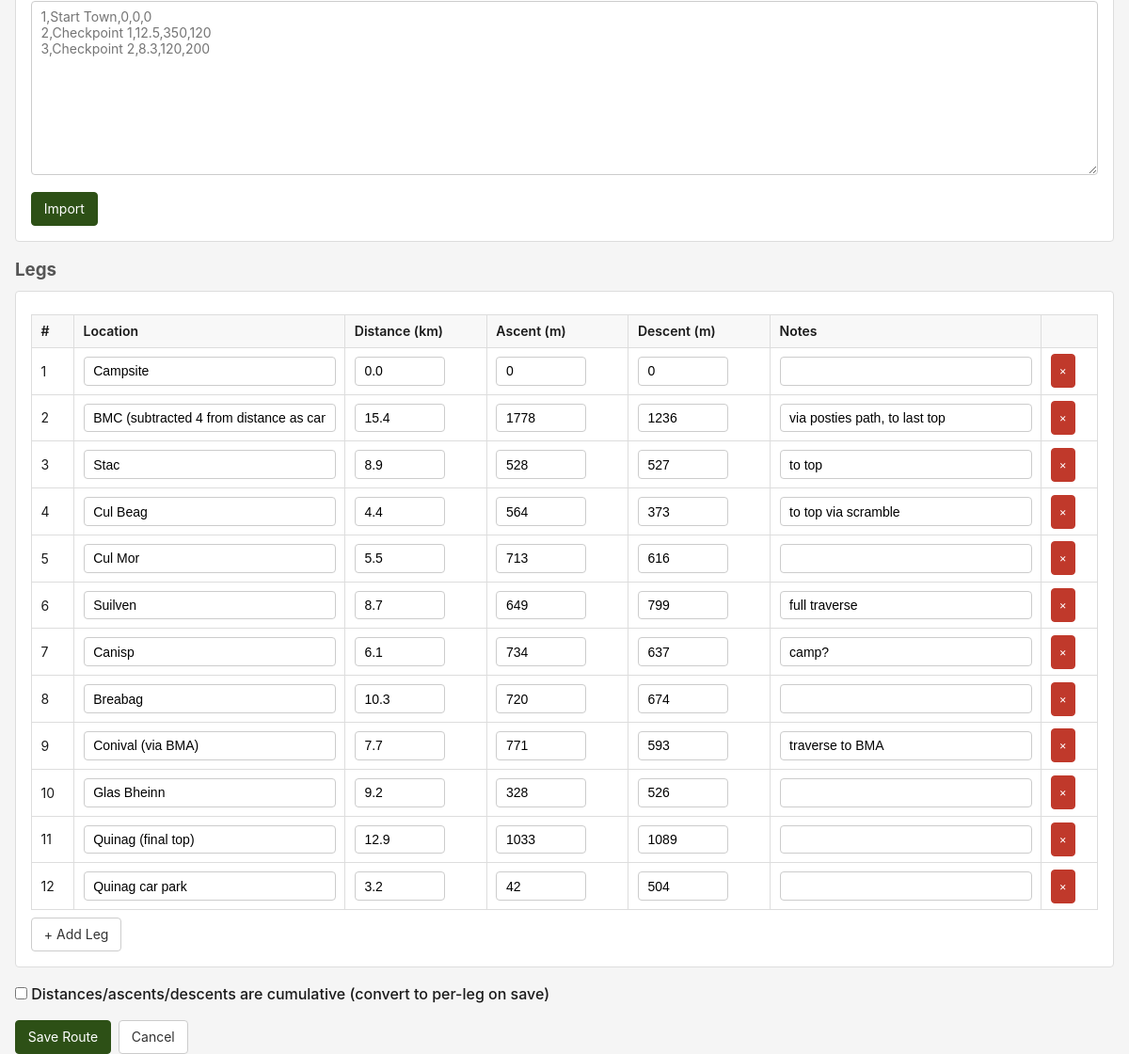
Page /bigruns/7/edit (lower part) on the earlier database version.
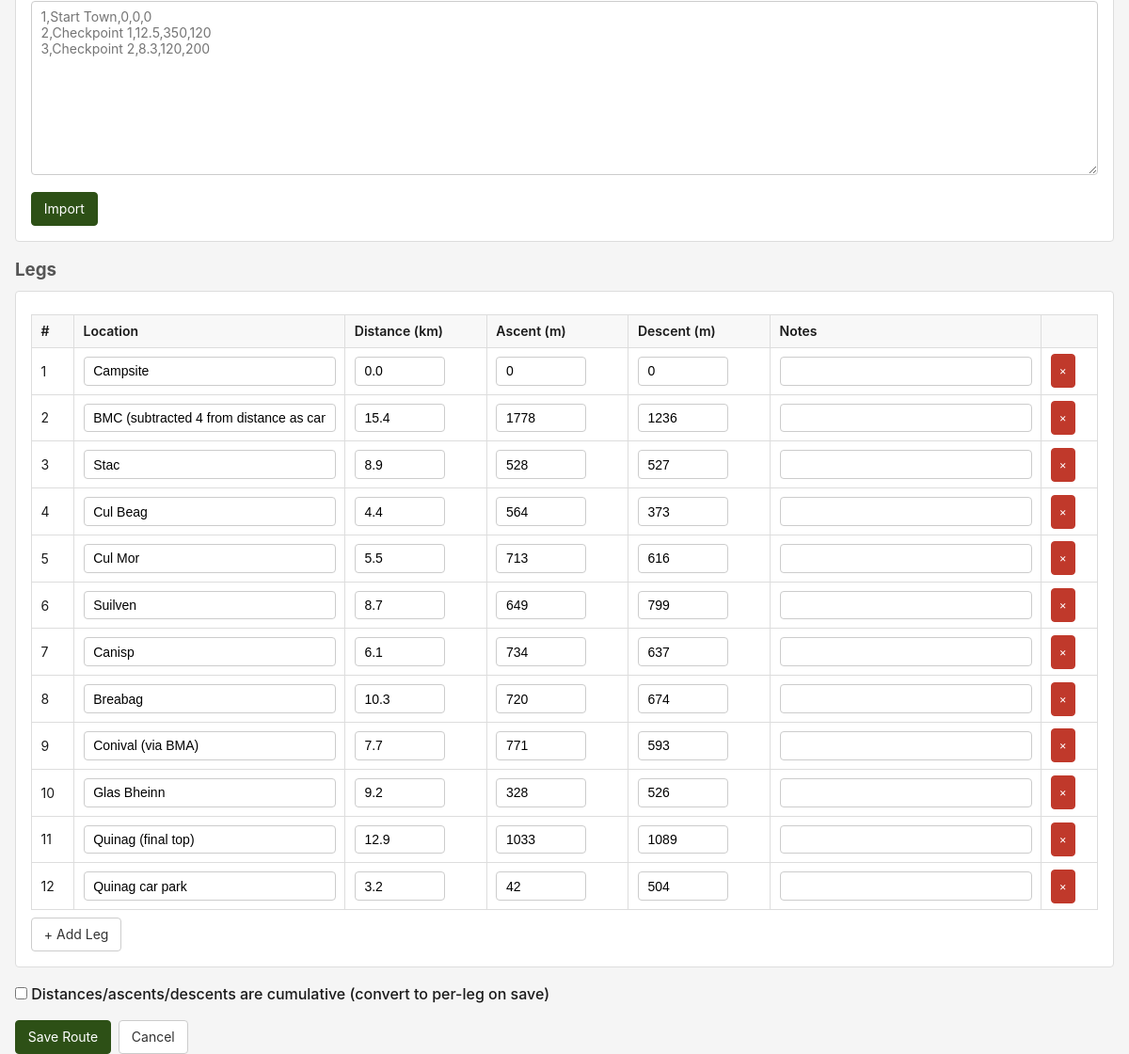
Same page on the later database version.
### walks/models.py (models this page shows)
class Leg(db.Model):
    __tablename__ = 'legs'
    id = db.Column(db.Integer, primary_key=True)
    route_id = db.Column(db.Integer, db.ForeignKey('routes.id', ondelete='CASCADE'), nullable=False)
    leg_num = db.Column(db.Integer, nullable=False)
    location = db.Column(db.Text, nullable=False)
    distance_km = db.Column(db.Float, nullable=False, default=0)
    ascent_m = db.Column(db.Float, nullable=False, default=0)
    descent_m = db.Column(db.Float, nullable=False, default=0)
    notes = db.Column(db.Text, default='')

### walks/routes.py (the view)
@bp.route('/<int:route_id>/edit', methods=['GET', 'POST'])
def route_edit(route_id: int) -> str | WerkzeugResponse:
    route = db.session.get(Route, route_id)
    if not route:
        flash('Route not found.', 'error')
        return redirect(url_for('walks.route_list'))
    if request.method == 'POST':
        return _save_route(route_id)
    legs = Leg.query.filter_by(route_id=route_id).order_by(Leg.leg_num).all()
    return render_template('walks/form.html', route=route, legs=legs)

### walks/templates/walks/form.html (shortened to what this page needs)
{% extends "base.html" %}
{% block head %}
<link rel="stylesheet" href="https://unpkg.com/leaflet@1.9.4/dist/leaflet.css" />
{% endblock %}
{% block content %}
<form method="POST" enctype="multipart/form-data">
    <div class="csv-section" id="csv-section">
        <div class="form-group">
            <textarea id="csv_data" name="csv_data" rows="10" placeholder="1,Start Town,0,0,0&#10;2,Checkpoint 1,12.5,350,120&#10;3,Checkpoint 2,8.3,120,200"></textarea>
        </div>
        <button type="button" class="btn btn-primary" onclick="importCsv()">Import</button>
    </div>
    <h3>Legs</h3>
    <div class="manual-section" id="manual-section">
        <table id="legs-table">
            <thead>
                <tr>
                    <th>#</th>
                    <th>Location</th>
                    <th>Distance (km)</th>
                    <th>Ascent (m)</th>
                    <th>Descent (m)</th>
                    <th>Notes</th>
                    <th></th>
                </tr>
            </thead>
            <tbody id="legs-body">
                {% for leg in legs %}
                <tr>
                    <td>{{ loop.index }}</td>
                    <td><input type="text" name="leg_location_{{ loop.index0 }}" value="{{ leg.location }}"></td>
                    <td><input type="number" step="0.1" name="leg_distance_{{ loop.index0 }}" value="{{ '%.1f' | format(leg.distance_km) }}"></td>
                    <td><input type="number" step="1" name="leg_ascent_{{ loop.index0 }}" value="{{ '%.0f' | format(leg.ascent_m) }}"></td>
                    <td><input type="number" step="1" name="leg_descent_{{ loop.index0 }}" value="{{ '%.0f' | format(leg.descent_m) }}"></td>
                    <td><input type="text" name="leg_notes_{{ loop.index0 }}" value="{{ leg.notes or '' }}" class="notes-input"></td>
                    <td><button type="button" class="btn btn-small btn-danger" onclick="removeLeg(this)">×</button></td>
                </tr>
                {% endfor %}
            </tbody>
        </table>
        <button type="button" class="btn" onclick="addLeg()">+ Add Leg</button>
    </div>
    <div class="form-group">
        <label class="checkbox-label">
            <input type="checkbox" id="cumulative_mode"> Distances/ascents/descents are cumulative (convert to per-leg on save)
        </label>
    </div>
    <div class="form-actions">
        <button type="submit" class="btn btn-primary">Save Route</button>
        <a href="{{ url_for('walks.route_list') }}" class="btn">Cancel</a>
    </div>
</form>
{% endblock %}

Differences in the rows shown:
changed Leg "BMC (subtracted 4 from distance as can cycle to posties path car park)": leg_notes_1 "via posties path, to last top" → (not shown)
changed Leg "Stac": leg_notes_2 "to top" → (not shown)
changed Leg "Cul Beag": notes "to top via scramble" → (not shown)
changed Leg "Suilven": notes "full traverse" → (not shown)
changed Leg "Canisp": notes "camp?" → (not shown)
changed Leg "Conival (via BMA)": notes "traverse to BMA" → (not shown)
